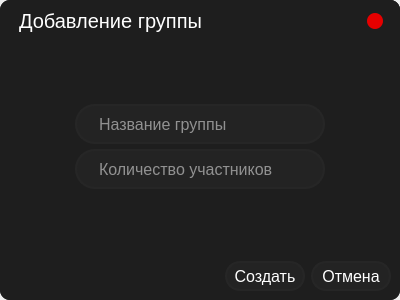
<?xml version="1.0" encoding="UTF-8"?>
<ui version="4.0">
 <class>CreateGroupForm</class>
 <widget class="QDialog" name="CreateGroupForm">
  <property name="geometry">
   <rect>
    <x>0</x>
    <y>0</y>
    <width>400</width>
    <height>300</height>
   </rect>
  </property>
  <property name="minimumSize">
   <size>
    <width>400</width>
    <height>300</height>
   </size>
  </property>
  <property name="maximumSize">
   <size>
    <width>400</width>
    <height>300</height>
   </size>
  </property>
  <property name="windowTitle">
   <string>Dialog</string>
  </property>
  <property name="styleSheet">
   <string notr="true">border: 2px solidrgb(45, 45, 45);</string>
  </property>
  <layout class="QVBoxLayout" name="verticalLayout">
   <property name="spacing">
    <number>0</number>
   </property>
   <property name="leftMargin">
    <number>0</number>
   </property>
   <property name="topMargin">
    <number>0</number>
   </property>
   <property name="rightMargin">
    <number>0</number>
   </property>
   <property name="bottomMargin">
    <number>0</number>
   </property>
   <item>
    <widget class="QFrame" name="Main_frame">
     <property name="styleSheet">
      <string notr="true">QFrame
{
	background-color: rgb(30, 30, 30);
	border-radius: 10px;
}</string>
     </property>
     <property name="frameShape">
      <enum>QFrame::StyledPanel</enum>
     </property>
     <property name="frameShadow">
      <enum>QFrame::Raised</enum>
     </property>
     <layout class="QVBoxLayout" name="verticalLayout_2">
      <property name="spacing">
       <number>0</number>
      </property>
      <property name="leftMargin">
       <number>0</number>
      </property>
      <property name="topMargin">
       <number>0</number>
      </property>
      <property name="rightMargin">
       <number>0</number>
      </property>
      <property name="bottomMargin">
       <number>0</number>
      </property>
      <item>
       <widget class="QFrame" name="Title_bar">
        <property name="maximumSize">
         <size>
          <width>16777215</width>
          <height>50</height>
         </size>
        </property>
        <property name="frameShape">
         <enum>QFrame::StyledPanel</enum>
        </property>
        <property name="frameShadow">
         <enum>QFrame::Raised</enum>
        </property>
        <layout class="QHBoxLayout" name="horizontalLayout">
         <property name="spacing">
          <number>0</number>
         </property>
         <property name="leftMargin">
          <number>10</number>
         </property>
         <property name="topMargin">
          <number>0</number>
         </property>
         <property name="rightMargin">
          <number>0</number>
         </property>
         <property name="bottomMargin">
          <number>0</number>
         </property>
         <item>
          <widget class="QFrame" name="Title">
           <property name="frameShape">
            <enum>QFrame::StyledPanel</enum>
           </property>
           <property name="frameShadow">
            <enum>QFrame::Raised</enum>
           </property>
           <layout class="QVBoxLayout" name="verticalLayout_3">
            <item>
             <widget class="QLabel" name="Title_label">
              <property name="styleSheet">
               <string notr="true">color: rgb(255, 255, 255);
font-family: 'Roboto Regular';
font-size: 20px;</string>
              </property>
              <property name="text">
               <string>Добавление группы</string>
              </property>
             </widget>
            </item>
           </layout>
          </widget>
         </item>
         <item>
          <widget class="QFrame" name="Button">
           <property name="maximumSize">
            <size>
             <width>50</width>
             <height>16777215</height>
            </size>
           </property>
           <property name="frameShape">
            <enum>QFrame::StyledPanel</enum>
           </property>
           <property name="frameShadow">
            <enum>QFrame::Raised</enum>
           </property>
           <layout class="QHBoxLayout" name="horizontalLayout_2">
            <item>
             <widget class="QPushButton" name="closeButton">
              <property name="maximumSize">
               <size>
                <width>16</width>
                <height>16</height>
               </size>
              </property>
              <property name="cursor">
               <cursorShape>PointingHandCursor</cursorShape>
              </property>
              <property name="styleSheet">
               <string notr="true">QPushButton
{
	border: none;
	border-radius: 8px;
	background-color: rgb(230, 0, 0);
}

QPushButton:hover
{
	border: none;
	border-radius: 8px;
	background-color: rgb(200, 0, 0);
}

QPushButton:pressed
{
	border: none;
	border-radius: 8px;
	background-color: rgb(160, 0, 0);
}
</string>
              </property>
              <property name="text">
               <string/>
              </property>
             </widget>
            </item>
           </layout>
          </widget>
         </item>
        </layout>
       </widget>
      </item>
      <item>
       <widget class="QFrame" name="Content_bar">
        <property name="frameShape">
         <enum>QFrame::StyledPanel</enum>
        </property>
        <property name="frameShadow">
         <enum>QFrame::Raised</enum>
        </property>
        <layout class="QGridLayout" name="gridLayout">
         <item row="1" column="0">
          <spacer name="horizontalSpacer_2">
           <property name="orientation">
            <enum>Qt::Horizontal</enum>
           </property>
           <property name="sizeHint" stdset="0">
            <size>
             <width>57</width>
             <height>20</height>
            </size>
           </property>
          </spacer>
         </item>
         <item row="1" column="1">
          <widget class="QFrame" name="frame">
           <property name="minimumSize">
            <size>
             <width>251</width>
             <height>86</height>
            </size>
           </property>
           <property name="maximumSize">
            <size>
             <width>251</width>
             <height>86</height>
            </size>
           </property>
           <property name="frameShape">
            <enum>QFrame::StyledPanel</enum>
           </property>
           <property name="frameShadow">
            <enum>QFrame::Raised</enum>
           </property>
           <layout class="QVBoxLayout" name="verticalLayout_4">
            <property name="spacing">
             <number>5</number>
            </property>
            <property name="leftMargin">
             <number>0</number>
            </property>
            <property name="topMargin">
             <number>0</number>
            </property>
            <property name="rightMargin">
             <number>0</number>
            </property>
            <property name="bottomMargin">
             <number>0</number>
            </property>
            <item>
             <widget class="QLineEdit" name="groupNameEdit">
              <property name="minimumSize">
               <size>
                <width>250</width>
                <height>40</height>
               </size>
              </property>
              <property name="maximumSize">
               <size>
                <width>250</width>
                <height>40</height>
               </size>
              </property>
              <property name="styleSheet">
               <string notr="true">QLineEdit
{
	border: 2px solid rgb(38, 38, 38);
	border-radius: 20px;
	color: #FFF;
	padding-left: 20px;
	padding-right: 20px;
	font-family: 'Roboto Regular';
	font-size: 16px;
	background-color: rgb(35, 35 , 35);
}

QLineEdit:hover
{
	border: 2px solid rgb(48, 48, 48);
}
QLineEdit:focus
{
	border: 2px solid rgb(0, 180, 255);
	background-color: rgb(45, 45, 45);
}
</string>
              </property>
              <property name="placeholderText">
               <string>Название группы</string>
              </property>
             </widget>
            </item>
            <item>
             <widget class="QLineEdit" name="numberOfUsersEdit">
              <property name="minimumSize">
               <size>
                <width>250</width>
                <height>40</height>
               </size>
              </property>
              <property name="maximumSize">
               <size>
                <width>250</width>
                <height>40</height>
               </size>
              </property>
              <property name="styleSheet">
               <string notr="true">QLineEdit
{
	border: 2px solid rgb(38, 38, 38);
	border-radius: 20px;
	color: #FFF;
	padding-left: 20px;
	padding-right: 20px;
	font-family: 'Roboto Regular';
	font-size: 16px;
	background-color: rgb(35, 35 , 35);
}

QLineEdit:hover
{
	border: 2px solid rgb(48, 48, 48);
}
QLineEdit:focus
{
	border: 2px solid rgb(0, 180, 255);
	background-color: rgb(45, 45, 45);
}</string>
              </property>
              <property name="placeholderText">
               <string>Количество участников</string>
              </property>
             </widget>
            </item>
           </layout>
          </widget>
         </item>
         <item row="1" column="2">
          <spacer name="horizontalSpacer_3">
           <property name="orientation">
            <enum>Qt::Horizontal</enum>
           </property>
           <property name="sizeHint" stdset="0">
            <size>
             <width>56</width>
             <height>20</height>
            </size>
           </property>
          </spacer>
         </item>
         <item row="0" column="0" colspan="3">
          <spacer name="verticalSpacer">
           <property name="orientation">
            <enum>Qt::Vertical</enum>
           </property>
           <property name="sizeHint" stdset="0">
            <size>
             <width>379</width>
             <height>45</height>
            </size>
           </property>
          </spacer>
         </item>
         <item row="2" column="0" colspan="3">
          <spacer name="verticalSpacer_2">
           <property name="orientation">
            <enum>Qt::Vertical</enum>
           </property>
           <property name="sizeHint" stdset="0">
            <size>
             <width>379</width>
             <height>44</height>
            </size>
           </property>
          </spacer>
         </item>
        </layout>
       </widget>
      </item>
      <item>
       <widget class="QFrame" name="Buttons_bar">
        <property name="maximumSize">
         <size>
          <width>16777215</width>
          <height>50</height>
         </size>
        </property>
        <property name="frameShape">
         <enum>QFrame::StyledPanel</enum>
        </property>
        <property name="frameShadow">
         <enum>QFrame::Raised</enum>
        </property>
        <layout class="QHBoxLayout" name="horizontalLayout_3">
         <item>
          <spacer name="horizontalSpacer">
           <property name="orientation">
            <enum>Qt::Horizontal</enum>
           </property>
           <property name="sizeHint" stdset="0">
            <size>
             <width>207</width>
             <height>20</height>
            </size>
           </property>
          </spacer>
         </item>
         <item>
          <widget class="QPushButton" name="createButton">
           <property name="minimumSize">
            <size>
             <width>80</width>
             <height>30</height>
            </size>
           </property>
           <property name="maximumSize">
            <size>
             <width>80</width>
             <height>30</height>
            </size>
           </property>
           <property name="cursor">
            <cursorShape>PointingHandCursor</cursorShape>
           </property>
           <property name="styleSheet">
            <string notr="true">QPushButton
{
	color: rgb(255, 255, 255);
	border: 2px solid rgb(38, 38, 38);
	border-radius: 15px;
	font-family: 'Roboto Regular';
	font-size: 16px;
	background-color: rgb(35, 35 , 35);
}
QPushButton::hover
{
	border: 2px solid rgb(0, 115, 0);
	background-color: rgb(45, 45, 45);
}
QPushButton::pressed
{
	border: 2px solid rgb(0, 85, 0);
	background-color: rgb(35, 35 , 35);
}</string>
           </property>
           <property name="text">
            <string>Создать</string>
           </property>
          </widget>
         </item>
         <item>
          <widget class="QPushButton" name="cancelButton">
           <property name="minimumSize">
            <size>
             <width>80</width>
             <height>30</height>
            </size>
           </property>
           <property name="maximumSize">
            <size>
             <width>80</width>
             <height>30</height>
            </size>
           </property>
           <property name="cursor">
            <cursorShape>PointingHandCursor</cursorShape>
           </property>
           <property name="styleSheet">
            <string notr="true">QPushButton
{
	color: rgb(255, 255, 255);
	border: 2px solid rgb(38, 38, 38);
	border-radius:  15px;
	font-family: 'Roboto Regular';
	font-size: 16px;
	background-color: rgb(35, 35 , 35);
}
QPushButton::hover
{
	border: 2px solid rgb(214, 0, 0);
	background-color: rgb(45, 45, 45);
}
QPushButton::pressed
{
	border: 2px solid rgb(140, 0, 0);
	background-color: rgb(35, 35 , 35);
}</string>
           </property>
           <property name="text">
            <string>Отмена</string>
           </property>
          </widget>
         </item>
        </layout>
       </widget>
      </item>
     </layout>
    </widget>
   </item>
  </layout>
 </widget>
 <resources/>
 <connections/>
</ui>
